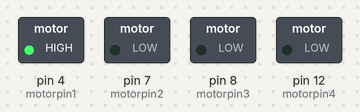
A sketch run on a simulated Arduino Uno, built with avr-gcc and run on an emulated ATmega328P. Parts: switched loads named in the sketch (green lamp = pin HIGH).

Above: at 0.1 s.
Timing chart, 0 to 1.6 s (numbered marks = the images above):
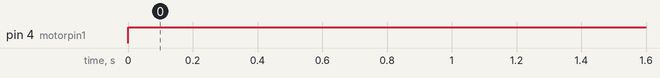

Measured:
- by itself, pin 4 (motorpin1): LOW → HIGH at 0.00 s

The sketch:

motordriver.ino
```cpp
int motorpin1=4;
int motorpin2=7;
int motorpin3=8;
int motorpin4=12;

void setup() {
 pinMode(motorpin1,OUTPUT);
 pinMode(motorpin2,OUTPUT);
 pinMode(motorpin3,OUTPUT);
 pinMode(motorpin4,OUTPUT);
}

void loop() {
 digitalWrite(motorpin1,HIGH);
 digitalWrite(motorpin2,LOW);
 //digitalWrite(motorpin3,HIGH);
//digitalWrite(motorpin4,LOW);
 //delay(1000);

}
```
